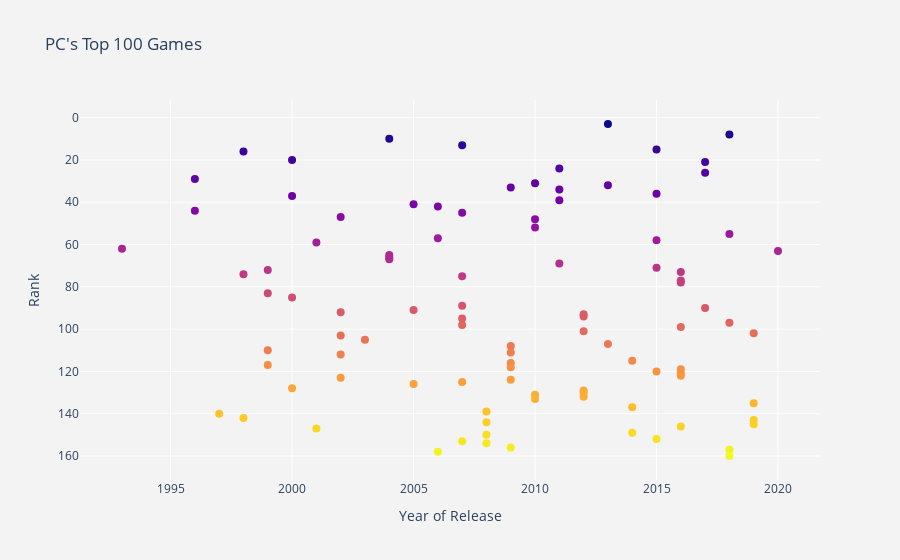

Write notebook code for a chart like this one.
### Code cell
import plotly.graph_objs as go
from plotly.offline import init_notebook_mode,iplot

trace1 = go.Scatter(
                    x = top_100_pc['Year'],
                    y = top_100_pc['rank'],
                    mode = "markers",
                    name = "Year of Release",
                    marker = dict(color = top_100_pc['rank'],size=8),
                    #marker = dict(color = 'rgba(28, 149, 249, 0.8)',size=8),
                    text= top_100_pc['name'])

data = [trace1]
layout = dict(title = "PC's Top 100 Games",
              xaxis= dict(title= 'Year of Release',ticklen= 5,zeroline= False,zerolinewidth=1,gridcolor="white"),
              yaxis= dict(title= 'Rank',ticklen= 5,zeroline= False,zerolinewidth=1,gridcolor="white",),
              paper_bgcolor='rgb(243, 243, 243)',
              plot_bgcolor='rgb(243, 243, 243)' )

fig = dict(data = data, layout = layout)
fig['layout']['yaxis']['autorange'] = "reversed"
iplot(fig)

### Figure 1 — Plotly figure (JSON) as saved in the notebook; plotly's stock layout.template omitted (floating-point values rounded to 4 significant figures)
{"data": [{"marker": {"color": [3, 8, 10, 13, 15, 16, 20, 21, 24, 26, 39, 48, 47, 44, 42, 41, 45, 37, 36, 34, 33, 29, 32, 31, 67, 66, 65, 63, 62, 59, 58, 57, 55, 52, 83, 94, 93, 92, 91, 90, 89, 85, 95, 78, 75, 74, 73, 72, 71, 69, 77, 132, 124, 125, 126, 128, 129, 130, 131, 137, 133, 135, 121, 139, 140, 142, 143, 144, 122, 123, 120, 107, 97, 98, 119, 101, 102, 103, 105, 99, 108, 111, 112, 115, 116, 117, 118, 110, 153, 158, 157, 156, 154, 147, 152, 150, 149, 146, 145, 160], "size": 8}, "mode": "markers", "name": "Year of Release", "text": ["Grand Theft Auto V", "Red Dead Redemption 2", "Half-Life 2", "BioShock", "Half-Life 2: Update", "Half-Life", "Baldur's Gate II: Shadows of Amn", "Divinity: Original Sin 2", "Portal 2", "XCOM 2: War of the Chosen", "Batman: Arkham City", "Grand Theft Auto IV: Complete Edition", "Grand Theft Auto: Vice City", "Diablo", "The Elder Scrolls IV: Oblivion", "Sid Meier's Civilization IV", "Halo 3", "Jet Set Radio", "Divinity: Original Sin - Enhanced Edition", "The Elder Scrolls V: Skyrim", "The Elder Scrolls IV: Oblivion Game of the Year Edition", "Quake", "BioShock Infinite", "Mass Effect 2", "Grand Theft Auto: San Andreas", "Unreal Tournament 2004: Editor's Choice Edition", "World of Warcraft", "Half-Life: Alyx", "Maniac Mansion: Day of the Tentacle", "Grand Theft Auto III", "The Witcher 3: Wild Hunt", "Company of Heroes", "Divinity: Original Sin 2 - Definitive Edition", "Cut the Rope", "Age of Empires II: Age of Kings", "Journey", "The Walking Dead: Season 1", "Warcraft 3: Reign of Chaos", "Tom Clancy's Splinter Cell Chaos Theory", "OKAMI HD / 大神 絶景版", "Rome: Total War - Collection", "Unreal Tournament: Game of the Year Edition", "Team Fortress 2", "Out of the Park Baseball 17", "Call of Duty 4: Modern Warfare", "Thief Gold", "The Witcher 3: Wild Hunt - Blood and Wine", "System Shock 2", "Undertale", "Galactic Civilizations II: Ultimate Edition", "The Witcher 3: Game of the Year", "FEZ", "Fallout 3: Game of the Year Edition", "Crysis", "Battlefield 2", "Tony Hawk's Pro Skater 2", "Batman: Arkham City - Game of the Year Edition", "Dishonored", "Halo: Reach", "Dark Souls II", "Batman: Arkham Asylum Game of the Year Edition", "Disco Elysium", "Rez Infinite", "World of Warcraft: Wrath of the Lich King", "STAR WARS Jedi Knight: Dark Forces II", "Baldur's Gate", "Resident Evil 2", "Fallout 3", "Overwatch", "Medal of Honor Allied Assault", "METAL GEAR SOLID V: THE PHANTOM PAIN", "Deus Ex: Human Revolution - Director's Cut", "Celeste", "World of Warcraft: The Burning Crusade", "Tumblestone", "Mark of the Ninja", "NieR:Automata Game of the YoRHa Edition", "Tom Clancy's Splinter Cell", "Call of Duty", "Death Road to Canada", "Ticket to Ride", "STREET FIGHTER IV", "Resident Evil (2002)", "Shovel Knight: Treasure Trove", "Batman: Arkham Asylum", "The Longest Journey", "Dragon Age: Origins", "Freespace 2", "Half-Life 2: Episode Two", "Gears of War", "Forza Horizon 4", "Bayonetta", "Silent Hunter III", "Sid Meier's Civilization III Complete", "N++ (NPLUSPLUS)", "Braid", "Hearthstone", "NBA 2K17", "Sekiro: Shadows Die Twice", "Into the Breach"], "type": "scatter", "x": [2013, 2018, 2004, 2007, 2015, 1998, 2000, 2017, 2011, 2017, 2011, 2010, 2002, 1996, 2006, 2005, 2007, 2000, 2015, 2011, 2009, 1996, 2013, 2010, 2004, 2004, 2004, 2020, 1993, 2001, 2015, 2006, 2018, 2010, 1999, 2012, 2012, 2002, 2005, 2017, 2007, 2000, 2007, 2016, 2007, 1998, 2016, 1999, 2015, 2011, 2016, 2012, 2009, 2007, 2005, 2000, 2012, 2012, 2010, 2014, 2010, 2019, 2016, 2008, 1997, 1998, 2019, 2008, 2016, 2002, 2015, 2013, 2018, 2007, 2016, 2012, 2019, 2002, 2003, 2016, 2009, 2009, 2002, 2014, 2009, 1999, 2009, 1999, 2007, 2006, 2018, 2009, 2008, 2001, 2015, 2008, 2014, 2016, 2019, 2018], "y": [3, 8, 10, 13, 15, 16, 20, 21, 24, 26, 39, 48, 47, 44, 42, 41, 45, 37, 36, 34, 33, 29, 32, 31, 67, 66, 65, 63, 62, 59, 58, 57, 55, 52, 83, 94, 93, 92, 91, 90, 89, 85, 95, 78, 75, 74, 73, 72, 71, 69, 77, 132, 124, 125, 126, 128, 129, 130, 131, 137, 133, 135, 121, 139, 140, 142, 143, 144, 122, 123, 120, 107, 97, 98, 119, 101, 102, 103, 105, 99, 108, 111, 112, 115, 116, 117, 118, 110, 153, 158, 157, 156, 154, 147, 152, 150, 149, 146, 145, 160]}], "layout": {"paper_bgcolor": "rgb(243, 243, 243)", "plot_bgcolor": "rgb(243, 243, 243)", "title": {"text": "PC's Top 100 Games"}, "xaxis": {"gridcolor": "white", "ticklen": 5, "title": {"text": "Year of Release"}, "zeroline": false, "zerolinewidth": 1}, "yaxis": {"autorange": "reversed", "gridcolor": "white", "ticklen": 5, "title": {"text": "Rank"}, "zeroline": false, "zerolinewidth": 1}}}
